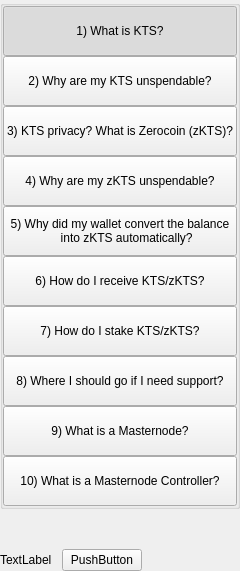
         <widget class="QWidget" name="left" native="true">
          <layout class="QVBoxLayout" name="verticalLayout_3">
           <property name="leftMargin">
            <number>0</number>
           </property>
           <property name="topMargin">
            <number>0</number>
           </property>
           <property name="rightMargin">
            <number>0</number>
           </property>
           <property name="bottomMargin">
            <number>0</number>
           </property>
           <item>
            <layout class="QVBoxLayout" name="verticalLayout_2">
             <property name="spacing">
              <number>0</number>
             </property>
             <item>
              <widget class="QWidget" name="containerButtons" native="true">
               <layout class="QVBoxLayout" name="verticalLayout">
                <property name="spacing">
                 <number>0</number>
                </property>
                <property name="leftMargin">
                 <number>0</number>
                </property>
                <property name="topMargin">
                 <number>0</number>
                </property>
                <property name="rightMargin">
                 <number>0</number>
                </property>
                <property name="bottomMargin">
                 <number>0</number>
                </property>
                <item>
                 <widget class="QGroupBox" name="groupBox">
                  <property name="title">
                   <string/>
                  </property>
                  <layout class="QVBoxLayout" name="verticalLayout_9">
                   <property name="spacing">
                    <number>0</number>
                   </property>
                   <property name="leftMargin">
                    <number>0</number>
                   </property>
                   <property name="topMargin">
                    <number>0</number>
                   </property>
                   <property name="rightMargin">
                    <number>0</number>
                   </property>
                   <property name="bottomMargin">
                    <number>0</number>
                   </property>
                   <item>
                    <widget class="QPushButton" name="pushButtonFaq1">
                     <property name="minimumSize">
                      <size>
                       <width>0</width>
                       <height>50</height>
                      </size>
                     </property>
                     <property name="maximumSize">
                      <size>
                       <width>16777215</width>
                       <height>50</height>
                      </size>
                     </property>
                     <property name="focusPolicy">
                      <enum>Qt::NoFocus</enum>
                     </property>
                     <property name="text">
                      <string>1) What is KTS?</string>
                     </property>
                     <property name="checkable">
                      <bool>true</bool>
                     </property>
                     <property name="checked">
                      <bool>true</bool>
                     </property>
                     <property name="autoExclusive">
                      <bool>true</bool>
                     </property>
                    </widget>
                   </item>
                   <item>
                    <widget class="QPushButton" name="pushButtonFaq2">
                     <property name="minimumSize">
                      <size>
                       <width>0</width>
                       <height>50</height>
                      </size>
                     </property>
                     <property name="maximumSize">
                      <size>
                       <width>16777215</width>
                       <height>50</height>
                      </size>
                     </property>
                     <property name="focusPolicy">
                      <enum>Qt::NoFocus</enum>
                     </property>
                     <property name="text">
                      <string>2) Why are my KTS unspendable?</string>
                     </property>
                     <property name="checkable">
                      <bool>true</bool>
                     </property>
                     <property name="autoExclusive">
                      <bool>true</bool>
                     </property>
                    </widget>
                   </item>
                   <item>
                    <widget class="QPushButton" name="pushButtonFaq3">
                     <property name="minimumSize">
                      <size>
                       <width>0</width>
                       <height>50</height>
                      </size>
                     </property>
                     <property name="maximumSize">
                      <size>
                       <width>16777215</width>
                       <height>16777215</height>
                      </size>
                     </property>
                     <property name="focusPolicy">
                      <enum>Qt::NoFocus</enum>
                     </property>
                     <property name="text">
                      <string>3) KTS privacy? What is Zerocoin (zKTS)?</string>
                     </property>
                     <property name="checkable">
                      <bool>true</bool>
                     </property>
                     <property name="autoExclusive">
                      <bool>true</bool>
                     </property>
                    </widget>
                   </item>
                   <item>
                    <widget class="QPushButton" name="pushButtonFaq4">
                     <property name="minimumSize">
                      <size>
                       <width>0</width>
                       <height>50</height>
                      </size>
                     </property>
                     <property name="maximumSize">
                      <size>
                       <width>16777215</width>
                       <height>16777215</height>
                      </size>
                     </property>
                     <property name="focusPolicy">
                      <enum>Qt::NoFocus</enum>
                     </property>
                     <property name="text">
                      <string>4) Why are my zKTS unspendable?</string>
                     </property>
                     <property name="checkable">
                      <bool>true</bool>
                     </property>
                     <property name="autoExclusive">
                      <bool>true</bool>
                     </property>
                    </widget>
                   </item>
                   <item>
                    <widget class="QPushButton" name="pushButtonFaq5">
                     <property name="minimumSize">
                      <size>
                       <width>0</width>
                       <height>50</height>
                      </size>
                     </property>
                     <property name="focusPolicy">
                      <enum>Qt::NoFocus</enum>
                     </property>
                     <property name="text">
                      <string>5) Why did my wallet convert the balance
    into zKTS automatically?</string>
                     </property>
                     <property name="checkable">
                      <bool>true</bool>
                     </property>
                     <property name="autoExclusive">
                      <bool>true</bool>
                     </property>
                    </widget>
                   </item>
                   <item>
                    <widget class="QPushButton" name="pushButtonFaq6">
                     <property name="minimumSize">
                      <size>
                       <width>0</width>
                       <height>50</height>
                      </size>
                     </property>
                     <property name="focusPolicy">
                      <enum>Qt::NoFocus</enum>
                     </property>
                     <property name="text">
                      <string>6) How do I receive KTS/zKTS?</string>
                     </property>
                     <property name="checkable">
                      <bool>true</bool>
                     </property>
                     <property name="autoExclusive">
                      <bool>true</bool>
                     </property>
                    </widget>
                   </item>
                   <item>
                    <widget class="QPushButton" name="pushButtonFaq7">
                     <property name="minimumSize">
                      <size>
                       <width>0</width>
                       <height>50</height>
                      </size>
                     </property>
                     <property name="focusPolicy">
                      <enum>Qt::NoFocus</enum>
                     </property>
                     <property name="text">
                      <string>7) How do I stake KTS/zKTS?</string>
                     </property>
                     <property name="checkable">
                      <bool>true</bool>
                     </property>
                     <property name="autoExclusive">
                      <bool>true</bool>
                     </property>
                    </widget>
                   </item>
                   <item>
                    <widget class="QPushButton" name="pushButtonFaq8">
                     <property name="minimumSize">
                      <size>
                       <width>0</width>
                       <height>50</height>
                      </size>
                     </property>
                     <property name="focusPolicy">
                      <enum>Qt::NoFocus</enum>
                     </property>
                     <property name="text">
                      <string>8) Where I should go if I need support?</string>
                     </property>
                     <property name="checkable">
                      <bool>true</bool>
                     </property>
                     <property name="autoExclusive">
                      <bool>true</bool>
                     </property>
                    </widget>
                   </item>
                   <item>
                    <widget class="QPushButton" name="pushButtonFaq9">
                     <property name="minimumSize">
                      <size>
                       <width>0</width>
                       <height>50</height>
                      </size>
                     </property>
                     <property name="focusPolicy">
                      <enum>Qt::NoFocus</enum>
                     </property>
                     <property name="text">
                      <string>9) What is a Masternode?</string>
                     </property>
                     <property name="checkable">
                      <bool>true</bool>
                     </property>
                     <property name="autoExclusive">
                      <bool>true</bool>
                     </property>
                    </widget>
                   </item>
                   <item>
                    <widget class="QPushButton" name="pushButtonFaq10">
                     <property name="minimumSize">
                      <size>
                       <width>0</width>
                       <height>50</height>
                      </size>
                     </property>
                     <property name="focusPolicy">
                      <enum>Qt::NoFocus</enum>
                     </property>
                     <property name="text">
                      <string>10) What is a Masternode Controller?</string>
                     </property>
                     <property name="checkable">
                      <bool>true</bool>
                     </property>
                     <property name="autoExclusive">
                      <bool>true</bool>
                     </property>
                    </widget>
                   </item>
                  </layout>
                 </widget>
                </item>
               </layout>
              </widget>
             </item>
             <item>
              <spacer name="verticalSpacer">
               <property name="orientation">
                <enum>Qt::Vertical</enum>
               </property>
               <property name="sizeHint" stdset="0">
                <size>
                 <width>20</width>
                 <height>40</height>
                </size>
               </property>
              </spacer>
             </item>
             <item>
              <layout class="QHBoxLayout" name="horizontalLayout_2">
               <item>
                <widget class="QLabel" name="labelWebLink">
                 <property name="text">
                  <string>TextLabel</string>
                 </property>
                </widget>
               </item>
               <item>
                <spacer name="horizontalSpacer_4">
                 <property name="orientation">
                  <enum>Qt::Horizontal</enum>
                 </property>
                 <property name="sizeType">
                  <enum>QSizePolicy::Minimum</enum>
                 </property>
                 <property name="sizeHint" stdset="0">
                  <size>
                   <width>10</width>
                   <height>20</height>
                  </size>
                 </property>
                </spacer>
               </item>
               <item>
                <widget class="QPushButton" name="pushButtonWebLink">
                 <property name="focusPolicy">
                  <enum>Qt::NoFocus</enum>
                 </property>
                 <property name="text">
                  <string>PushButton</string>
                 </property>
                </widget>
               </item>
               <item>
                <spacer name="horizontalSpacer_2">
                 <property name="orientation">
                  <enum>Qt::Horizontal</enum>
                 </property>
                 <property name="sizeHint" stdset="0">
                  <size>
                   <width>40</width>
                   <height>20</height>
                  </size>
                 </property>
                </spacer>
               </item>
              </layout>
             </item>
            </layout>
           </item>
          </layout>
         </widget>
